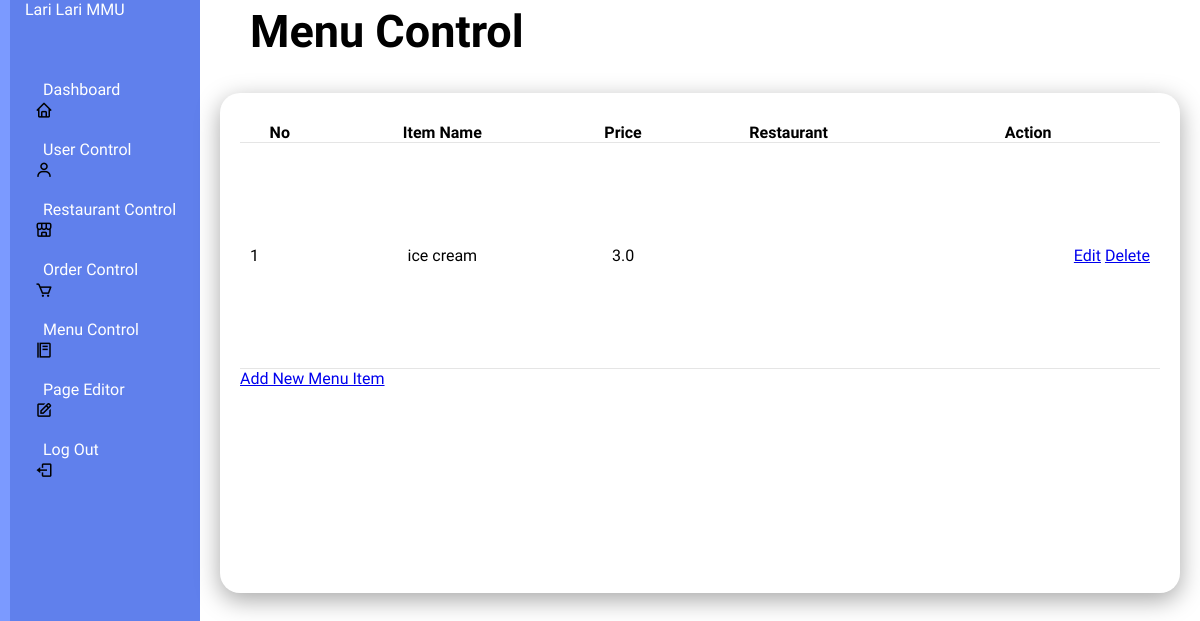
Before: /menucontrol with the older database file.
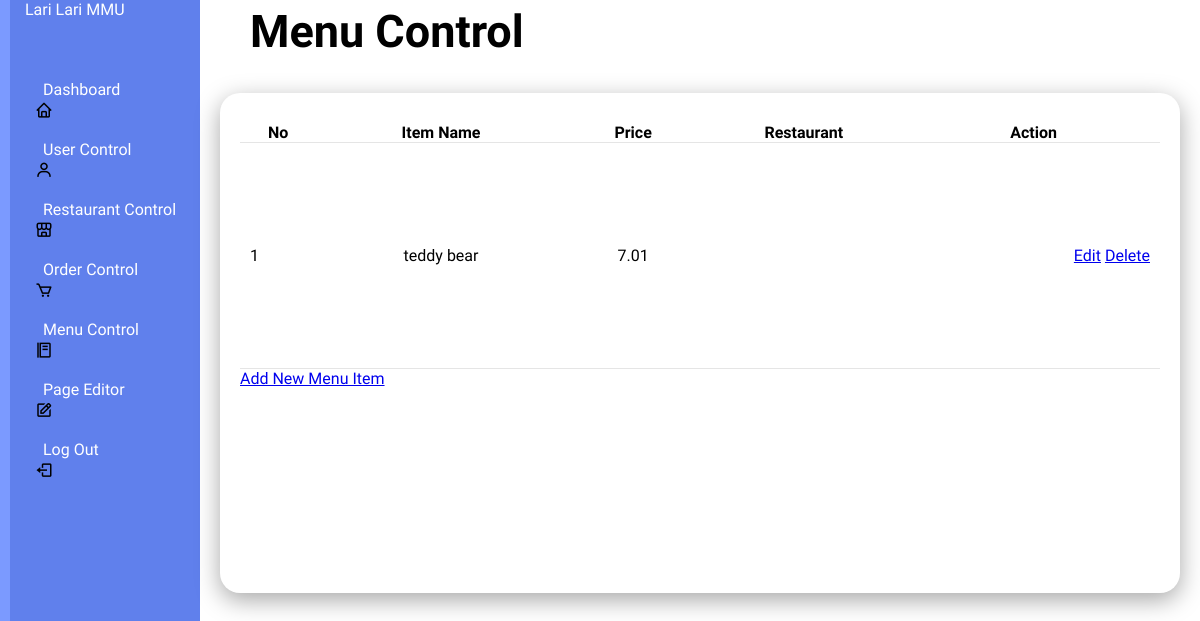
After: the same page with the newer database file.
### tables this page shows
CREATE TABLE menu_items (
            id INTEGER PRIMARY KEY AUTOINCREMENT,
            restaurant_id INTEGER NOT NULL,
            name TEXT NOT NULL,
            price REAL NOT NULL,
            category TEXT NOT NULL,
            estimated_time INTEGER NOT NULL,
            FOREIGN KEY (restaurant_id) REFERENCES restaurants(id)
        );

### app.py (the view)
@app.route('/menucontrol', methods=['GET'])
def menucontrol():
    conn = get_db_connection()
    cursor = conn.cursor()
    query = """
        SELECT id, name, price, restaurant_id
        FROM menu_items
    """
    cursor.execute(query)
    menu_items = cursor.fetchall()
    conn.close()
    return render_template('menucontrol.html', menu_items=menu_items)

### app.py (called while the page is built)
def get_db_connection():
    con = sqlite3.connect("database.db")
    con.row_factory = sqlite3.Row
    return con

### templates/menucontrol.html (shortened to what this page needs)
<!DOCTYPE html>
<html lang="en">
<head>
    <link rel="stylesheet" type="text/css" href="../static/style(admin2).css">
    <link rel="stylesheet" href="https://unpkg.com/boxicons@latest/css/boxicons.min.css">
        <link href="https://cdn.jsdelivr.net/npm/remixicon@4.3.0/fonts/remixicon.css" rel="stylesheet"/>
        <link rel="stylesheet" href="https://unpkg.com/aos@next/dist/aos.css" />
</head>
</head>
<body>
    <div class="admincontainer">
        <div class="navbar">
            <ul>
                <li><a href="#">Lari Lari MMU</a></li>
                <li><i class='bx bx-home'></i><a href="/admin">Dashboard</a></li>
                <li><i class='bx bx-user'></i><a href="/usercontrol">User Control</a></li>
                <li><i class='bx bx-store-alt'></i><a href="/restaurantcontrol">Restaurant Control</a></li>
                <li><i class='bx bx-cart'></i><a href="/ordercontrol">Order Control</a></li>
                <li><i class='bx bx-food-menu'></i><a href="/menucontrol">Menu Control</a></li>
                <li><i class='bx bx-edit'></i><a href="/pageEditor">Page Editor</a></li>
                <li><i class='bx bx-log-out'></i><a href="/logout">Log Out</a></li>
            </ul>
        </div>
    </div>
    <div class="admin-main">
        <div class="admin-header">
            <h2>Menu Control</h2>
        </div>
        <div class="admin-table">
            <div class="table-body">
                <table>
                    <thead>
                        <tr>
                            <th>No</th>
                            <th>Item Name</th>
                            <th>Price</th>
                            <th>Restaurant</th>
                            <th>Action</th>
                        </tr>
                    </thead>
                    <tbody>
                        {% for menu_item in menu_items %}
                        <tr>
                            <td>{{ loop.index }}</td>
                            <td>{{ menu_item.name }}</td>
                            <td>{{ menu_item.price }}</td>
                            <td>{{ menu_item.restaurant_name }}</td>
                            <td>
                                <a href="{{ url_for('edit_menu_item', item_id=menu_item.id) }}">Edit</a>
                                <a href="{{ url_for('admin_delete_menu_item', menu_id=menu_item.id) }}" onclick="return confirm('Are you sure you want to delete this item?')">Delete</a>
                            </td>
                        </tr>
                        {% endfor %}
                    </tbody>
                </table>
                <a href="{{ url_for('admin_add_menu_item') }}">Add New Menu Item</a>
            </div>
        </div>
    </div>
</body>
</html>

Changed rows visible on the page:
removed menu_items: name "ice cream", price "3.0"
added menu_items: name "teddy bear", price "7.01"
